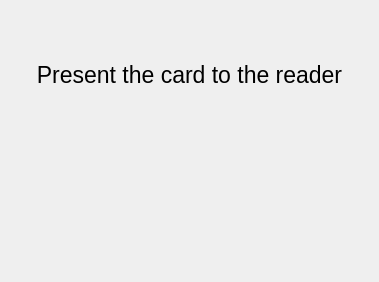
<?xml version="1.0" encoding="UTF-8"?>
<ui version="4.0">
 <class>Form</class>
 <widget class="QWidget" name="Form">
  <property name="windowModality">
   <enum>Qt::NonModal</enum>
  </property>
  <property name="geometry">
   <rect>
    <x>0</x>
    <y>0</y>
    <width>379</width>
    <height>282</height>
   </rect>
  </property>
  <property name="font">
   <font>
    <pointsize>10</pointsize>
   </font>
  </property>
  <property name="contextMenuPolicy">
   <enum>Qt::DefaultContextMenu</enum>
  </property>
  <property name="windowTitle">
   <string>Checking</string>
  </property>
  <layout class="QVBoxLayout" name="verticalLayout">
   <item>
    <widget class="QLabel" name="label">
     <property name="font">
      <font>
       <pointsize>17</pointsize>
       <weight>50</weight>
       <bold>false</bold>
      </font>
     </property>
     <property name="text">
      <string>Present the card to the reader</string>
     </property>
     <property name="alignment">
      <set>Qt::AlignCenter</set>
     </property>
     <property name="wordWrap">
      <bool>true</bool>
     </property>
    </widget>
   </item>
   <item>
    <widget class="QLabel" name="status_lbl">
     <property name="font">
      <font>
       <pointsize>12</pointsize>
      </font>
     </property>
     <property name="text">
      <string/>
     </property>
     <property name="alignment">
      <set>Qt::AlignHCenter|Qt::AlignTop</set>
     </property>
    </widget>
   </item>
  </layout>
 </widget>
 <resources/>
 <connections/>
</ui>
